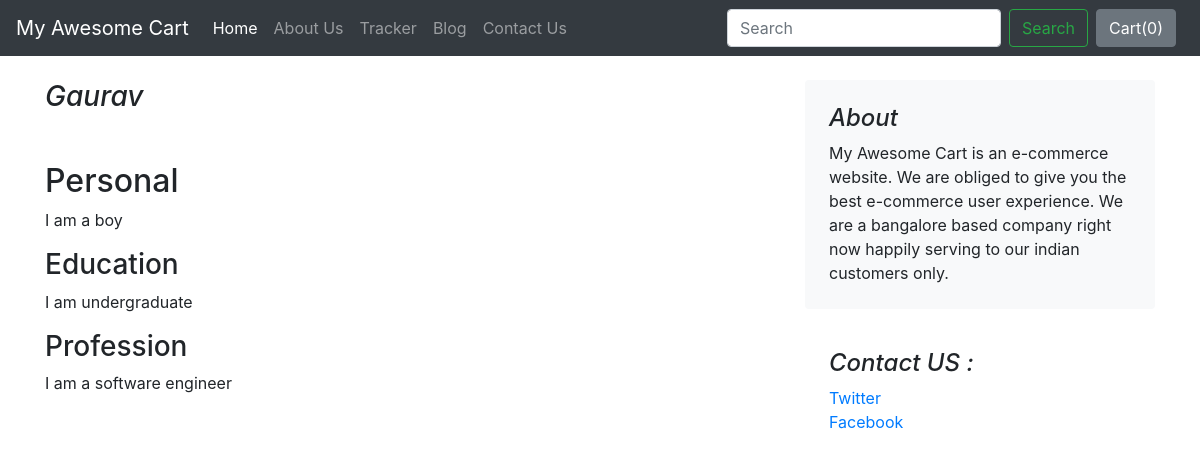
The page /blog/blogpost/1 on the database its author committed.
### blog/models.py (models this page shows)
class Blogpost(models.Model):
    post_id = models.AutoField(primary_key=True)
    title = models.CharField(max_length=150)
    head0 = models.CharField(max_length=500, default=True)
    chead0 = models.CharField(max_length=5000, default=True)
    head1 = models.CharField(max_length=500, default=True)
    chead1 = models.CharField(max_length=5000, default=True)
    head2 = models.CharField(max_length=500, default=True)
    chead2 = models.CharField(max_length=5000, default=True)
    pub_date = models.DateField()
    image = models.ImageField(upload_to='blog/images', default = '')
    def __str__(self):
        return self.title

### blog/views.py (the view)
# urls.py: path('blogpost/<int:id>', views.blogpost, name='blogPost')
def blogpost (request, id):
    post = Blogpost.objects.filter(post_id = id)[0]
    print (post)
    return render(request,'blog/blogpost.html', {'post': post})

### blog/templates/blog/blogpost.html
{% extends 'blog/base.html' %}
{% block body %}
<div class="container">
<div class="row my-4">
    <div class="col-md-8 blog-main">
      <h3 class="pb-4 mb-4 font-italic">
        {{post.title}}
      </h3>
      <div class="blog-post">
        <h2 class="blog-post-title">{{post.head0}}</h2>
            <p>{{post.chead0}}</p>
        <h3>{{post.head1}}</h3>
            <p>{{post.chead1}}</p>
        <h3>{{post.head2}}</h3>
            <p>{{post.chead2}}</p>
      </div>
    </div>
    <aside class="col-md-4 blog-sidebar">
      <div class="p-4 mb-3 bg-light rounded">
        <h4 class="font-italic">About</h4>
        <p class="mb-0">My Awesome Cart is an e-commerce website. We are obliged to give you the best e-commerce
        user experience. We are a bangalore based company right now happily serving to our indian customers only.
         </p>
      </div>
      <div class="p-4">
        <h4 class="font-italic">Contact US : </h4>
        <ol class="list-unstyled">
          <li><a href="#">Twitter</a></li>
          <li><a href="#">Facebook</a></li>
        </ol>
      </div>
    </aside>
  </div>
</div>
{% endblock %}

### rows shown on the page
Blogpost: title "Gaurav", head0 "Personal", chead0 "I am a boy", head1 "Education", chead1 "I am undergraduate", head2 "Profession", chead2 "I am a software engineer"
